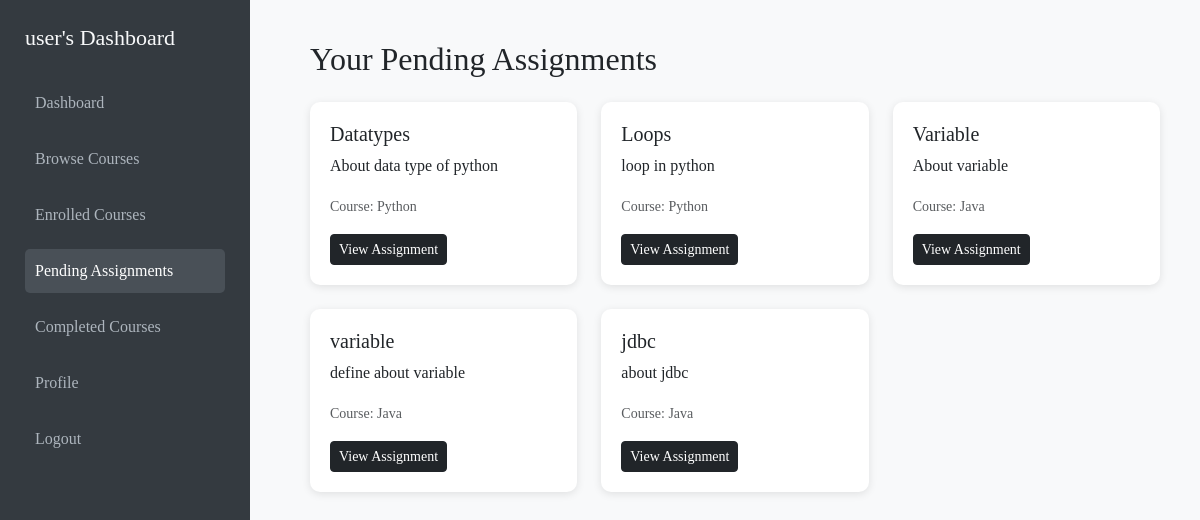
/lms/pending_assignments (signed in), run on the app's committed database.
### lms/models.py (models this page shows, shortened)
class Assignment(models.Model):
    course = models.ForeignKey(Course, on_delete=models.CASCADE, related_name='assignments', null=True, blank=True)
    title = models.CharField(max_length=200)
    description = models.TextField()
    due_date = models.DateTimeField()
    created_by = models.ForeignKey(User, on_delete=models.CASCADE, related_name='assignments', null=True, blank=True)
    max_points = models.PositiveIntegerField(default=100)
    created_at = models.DateTimeField(auto_now_add=True)
    is_published = models.BooleanField(default=False)

class Course(models.Model):
    LEVEL_CHOICES = [
        ('beginner', 'Beginner'),
        ('intermediate', 'Intermediate'),
        ('advanced', 'Advanced'),
    ]
    title = models.CharField(max_length=200)
    description = models.TextField()
    instructor = models.ForeignKey(User, on_delete=models.CASCADE, related_name='courses_taught')
    category = models.ForeignKey(CourseCategory, on_delete=models.SET_NULL, null=True)
    level = models.CharField(max_length=20, choices=LEVEL_CHOICES, default='beginner')
    price = models.DecimalField(max_digits=10, decimal_places=2, default=0.00)
    duration_hours = models.PositiveIntegerField(default=0)
    thumbnail = models.ImageField(upload_to='course_thumbnails/', blank=True, null=True)
    is_published = models.BooleanField(default=False)
    created_at = models.DateTimeField(auto_now_add=True)
    updated_at = models.DateTimeField(auto_now=True)

### lms/views.py (the view)
# urls.py: path('pending_assignments', pending_assignments, name='pending_assignments'),
@login_required
def pending_assignments(request):
    enrolled_courses = Enrollment.objects.filter(student=request.user).values_list('course_id', flat=True)
    assignments = Assignment.objects.filter(course_id__in=enrolled_courses)
    submitted_assignments = Submission.objects.filter(student=request.user).values_list('assignment_id', flat=True)
    pending_assignments = assignments.exclude(id__in=submitted_assignments)
    context = {
        'pending_assignments': pending_assignments
    }
    return render(request, 'pending_assignment.html', context)

### templates/pending_assignment.html (shortened to what this page needs)
{% load static %}
<!DOCTYPE html>
<html lang="en">
<head>
<link href="https://cdn.jsdelivr.net/npm/bootstrap@5.3.0/dist/css/bootstrap.min.css" rel="stylesheet">
</head>
<body>
<div class="sidebar">
  <h2>{{ user.first_name }}'s Dashboard</h2>
  <a href="{% url 'student_dashboard' %}">Dashboard</a>
  <a href="{% url 'course_list' %}">Browse Courses</a>
  <a href="{% url 'enrolled_course' %}">Enrolled Courses</a>
  <a href="{% url 'pending_assignments' %}" class="active">Pending Assignments</a>
  <a href="{% url 'completed_courses' %}">Completed Courses</a>
  <a href="{% url 'student_profile' %}">Profile</a>
  <a href="{% url 'signout' %}">Logout</a>
</div>
<div class="main-content">
  <h2 class="mb-4">Your Pending Assignments</h2>
  {% if pending_assignments %}
  <div class="row g-4">
    {% for assignment in pending_assignments %}
    <div class="col-md-4">
      <div class="assignment-card">
        <h5>{{ assignment.title }}</h5>
        <p>{{ assignment.description|truncatewords:20 }}</p>
        <p><small class="text-muted">Course: {{ assignment.course.title }}</small></p>
        <a href="{% url 'view_assignment' assignment.id %}" class="btn btn-dark btn-sm">View Assignment</a>
      </div>
    </div>
    {% endfor %}
  </div>
  {% else %}
  <div class="alert">No pending assignments right now.</div>
  {% endif %}
</div>
</body>
</html>

### templates/pending_assignment.html (style rules this page uses)
body { background: #f8f9fa; font-family: "Times New Roman", serif; }
.sidebar { position: fixed; top: 0; left: 0; width: 250px; height: 100%; background: #343a40; color: #fff; display: flex; flex-direction: column; padding: 25px; }
.sidebar h2 { font-size: 22px; margin-bottom: 30px; color: #f8f9fa; }
.sidebar a { color: #adb5bd; text-decoration: none; margin-bottom: 12px; padding: 10px; border-radius: 5px; transition: background 0.3s; }
.sidebar a:hover, .sidebar a.active { background: #495057; color: #fff; }
.main-content { margin-left: 270px; padding: 40px; }
.assignment-card { background: #fff; border-radius: 10px; padding: 20px; box-shadow: 0 2px 8px rgba(0,0,0,0.1); transition: transform 0.2s; }

### data on the page
Assignment: title "Datatypes", description "About data type of python", course "Python"
Assignment: title "Loops", description "loop in python", course "Python"
Assignment: title "Variable", description "About variable", course "Java"
Assignment: title "variable", description "define about variable", course "Java"
Assignment: title "jdbc", description "about jdbc", course "Java"

### other printed values
{{ user.first_name }} "user"
